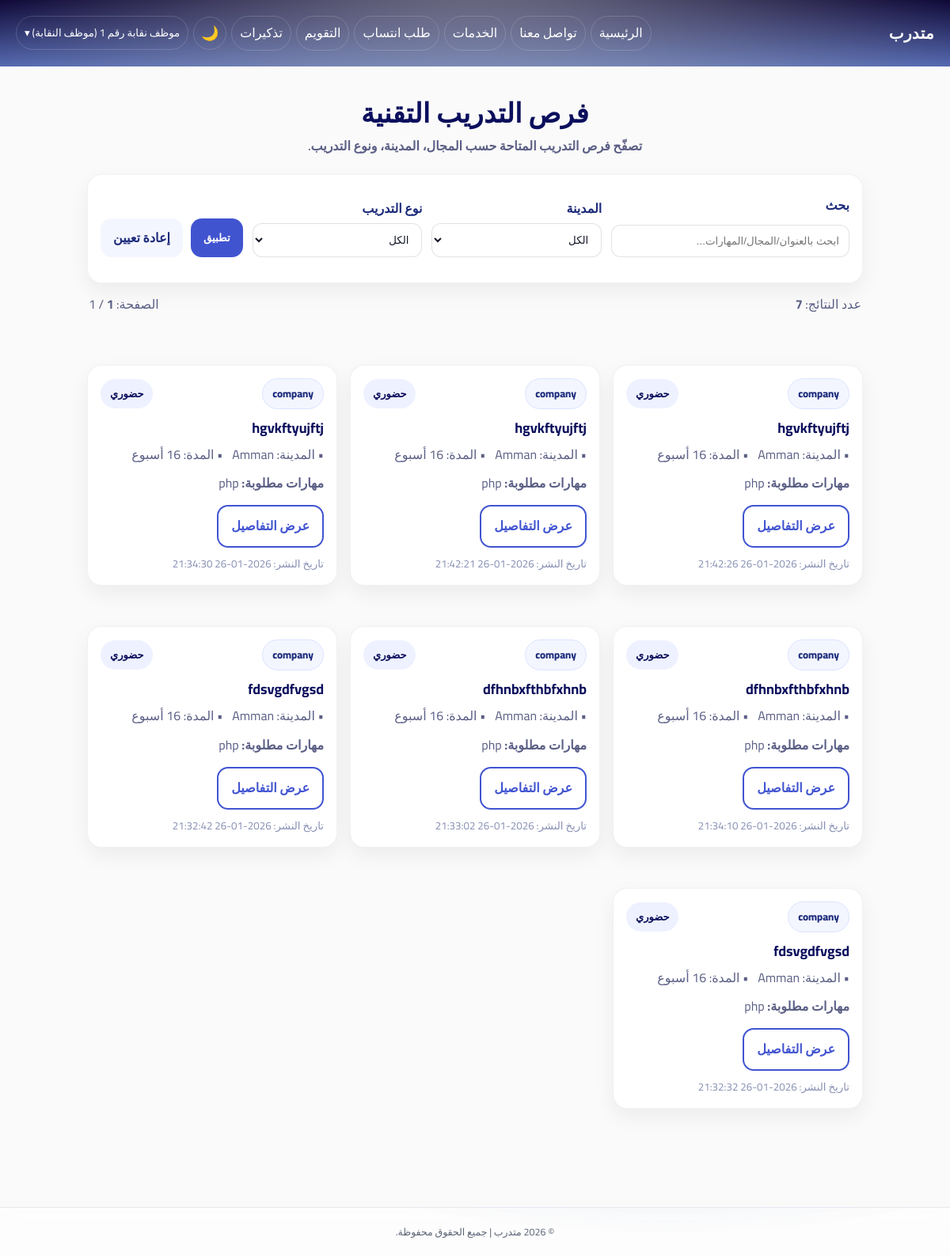
The app's page /specializations/it/it_internships_list.php (signed in) with its own data.
### tables this page shows
CREATE TABLE `it_internships` (
  `internship_id` int(11) NOT NULL,
  `provider_user_id` int(11) NOT NULL,
  `title` varchar(200) NOT NULL,
  `description` text NOT NULL,
  `field` varchar(100) DEFAULT NULL,
  `internship_type` enum('onsite','remote','hybrid') NOT NULL DEFAULT 'onsite',
  `city` varchar(100) DEFAULT NULL,
  `country` varchar(100) DEFAULT NULL,
  `duration_weeks` smallint(6) DEFAULT NULL,
  `start_date` date DEFAULT NULL,
  `end_date` date DEFAULT NULL,
  `required_skills` text DEFAULT NULL,
  `seats` smallint(6) DEFAULT 1,
  `status` enum('draft','published','closed') NOT NULL DEFAULT 'published',
  `published_at` datetime DEFAULT current_timestamp(),
  `created_at` datetime NOT NULL DEFAULT current_timestamp(),
  `updated_at` datetime NOT NULL DEFAULT current_timestamp() ON UPDATE current_timestamp()
);

CREATE TABLE `it_providers` (
  `user_id` int(11) NOT NULL,
  `company_name` varchar(200) NOT NULL,
  `company_registration_no` varchar(50) DEFAULT NULL,
  `website` varchar(255) DEFAULT NULL,
  `description` text DEFAULT NULL,
  `city` varchar(100) DEFAULT NULL,
  `country` varchar(100) DEFAULT NULL,
  `created_at` datetime NOT NULL DEFAULT current_timestamp(),
  `updated_at` datetime NOT NULL DEFAULT current_timestamp() ON UPDATE current_timestamp()
);

### includes/theme_init.php (called while the page is built, shortened)
<?php
$theme = $_SESSION['site_theme'] ?? ($_COOKIE['site_theme'] ?? 'light');
$theme = ($theme === 'dark') ? 'dark' : 'light';
?>

### specializations/it/it_internships_list.php (the view, shortened to what this page needs)
<?php
require_once __DIR__ . '/../../includes/theme_init.php';
  include("../../includes/header.php");
$q    = trim($_GET['q'] ?? '');
$page = max(1, (int)($_GET['page'] ?? 1));
$perPage = 9;
$offset = ($page - 1) * $perPage;
$where = [];
$params = [];
$where[] = "i.status = 'published'";
$whereSql = "WHERE " . implode(" AND ", $where);
$stmtCount = $pdo->prepare("
    SELECT COUNT(*)
    FROM it_internships i
    JOIN it_providers p ON p.user_id = i.provider_user_id
    $whereSql
");
$stmtCount->execute($params);
$total = (int)$stmtCount->fetchColumn();
$totalPages = max(1, (int)ceil($total / $perPage));
$stmt = $pdo->prepare("
    SELECT
      i.internship_id,
      i.title,
      i.field,
      i.internship_type,
      i.city,
      i.country,
      i.duration_weeks,
      i.start_date,
      i.end_date,
      i.required_skills,
      i.published_at,
      p.company_name
    FROM it_internships i
    JOIN it_providers p ON p.user_id = i.provider_user_id
    $whereSql
    ORDER BY i.published_at DESC, i.internship_id DESC
    LIMIT $perPage OFFSET $offset
");
$stmt->execute($params);
$rows = $stmt->fetchAll(PDO::FETCH_ASSOC);
?>
<!DOCTYPE html>
<html lang="ar" dir="rtl">
<head>
  <link rel="stylesheet" href="../assets/css/style.css">
</head>
<body data-theme="<?= htmlspecialchars($theme) ?>">
<main class="page-shell">
  <header class="page-head">
    <h1 class="page-title">فرص التدريب التقنية</h1>
    <p class="page-subtitle">تصفّح فرص التدريب المتاحة حسب المجال، المدينة، ونوع التدريب.</p>
  </header>
  <section class="filters-card">
    <form method="GET" class="filters-grid">
      <div class="filters-field">
        <label for="q">بحث</label>
        <input type="text" id="q" name="q" value="<?= htmlspecialchars($q) ?>" placeholder="ابحث بالعنوان/المجال/المهارات...">
      </div>
      <div class="filters-field">
        <label for="city">المدينة</label>
        <select id="city" name="city">
          <option value="">الكل</option>
        </select>
      </div>
      <div class="filters-field">
        <label for="type">نوع التدريب</label>
        <select id="type" name="type">
          <option value="">الكل</option>
        </select>
      </div>
      <div class="filters-actions">
        <button class="btn btn-primary" type="submit">تطبيق</button>
        <a class="btn btn-ghost" href="it_internships_list.php">إعادة تعيين</a>
      </div>
    </form>
  </section>
  <div class="results-meta">
    <span>عدد النتائج: <strong><?= $total ?></strong></span>
    <span>الصفحة: <strong><?= $page ?></strong> / <?= $totalPages ?></span>
  </div>
  <section class="cards-grid">
    <?php if (empty($rows)): ?>
      <div class="empty-state">
        لا توجد فرص مطابقة للبحث الحالي.
      </div>
    <?php else: ?>
      <?php foreach ($rows as $r): ?>
        <article class="card">
          <div class="card-top">
            <span class="pill"><?= htmlspecialchars($r['company_name']) ?></span>
            <span class="type-badge">
              <?php
                $t = $r['internship_type'];
                echo ($t === 'remote' ? 'عن بُعد' : ($t === 'hybrid' ? 'هجين' : 'حضوري'));
              ?>
            </span>
          </div>
          <h3 class="card-title"><?= htmlspecialchars($r['title']) ?></h3>
          <p class="card-meta">
            <?php if (!empty($r['city'])): ?>
              <span>• المدينة: <?= htmlspecialchars($r['city']) ?></span>
            <?php endif; ?>
            <?php if (!empty($r['duration_weeks'])): ?>
              <span>• المدة: <?= (int)$r['duration_weeks'] ?> أسبوع</span>
            <?php endif; ?>
          </p>
          <?php if (!empty($r['required_skills'])): ?>
            <p class="card-skills">
              <strong>مهارات مطلوبة:</strong>
              <?= htmlspecialchars(mb_strimwidth($r['required_skills'], 0, 120, '...')) ?>
            </p>
          <?php endif; ?>
          <div class="card-actions">
            <a class="btn btn-outline" href="it_internship_view.php?id=<?= (int)$r['internship_id'] ?>">عرض التفاصيل</a>
          </div>
          <div class="card-foot">
            <small>تاريخ النشر: <?= htmlspecialchars($r['published_at']) ?></small>
          </div>
        </article>
      <?php endforeach; ?>
    <?php endif; ?>
  </section>
</main>
<?php include("../../includes/footer.php"); ?>
</body>
</html>

### assets/css/style.css (style rules this page uses)
section { padding: 34px 0; }
label { display: block; margin-bottom: 6px; font-weight: 700; color: var(--ink); }
.btn-primary { background: var(--primary); }
.page-title { margin: 10px 0 14px; }
label { display:block;margin-top:10px }
input { width:100%;padding:9px;border:1px solid #ccc;border-radius:10px;margin-top:6px }
button { padding:10px 14px;border:0;border-radius:10px;background:#0077b6;color:#fff;cursor:pointer }
.card { margin-top:15px;background:#f8f9fa;border:1px solid #e6e6e6;padding:12px;border-radius:12px }
.pill { display:inline-block;padding:8px 12px;border-radius:999px;background:#f3f6ff;border:1px solid #dbe3ff;color:#0c005a;font-size:13px; }

### assets/css/lawyers.css (style rules this page uses)
.page-title { font-size: 34px; letter-spacing: .2px; margin: 0 0 6px; }
.page-subtitle { margin: 0; color: var(--muted); font-weight: 600; }
.filters-card { width: min(980px, 96vw); margin: 0 auto 18px; padding: 12px; background: rgba(255,255,255,0.72); border: 1px solid var(--border); border-radius: var(--radius); box-shadow: var(--shadow-sm); backdrop-filter: blur(10px); -webkit-backdrop-filter: blur(10px); }
.card-top { display: flex; align-items: center; gap: 12px; margin-bottom: 12px; }
.pill { display: inline-flex; align-items: center; justify-content: center; padding: 5px 10px; border-radius: 999px; font-size: 12px; font-weight: 800; border: 1px solid transparent; white-space: nowrap; }
.card-actions { margin-top: 12px; display: flex; align-items: center; justify-content: flex-start; }
.card-actions .btn { box-shadow: none; }

### assets/css/theme.css (style rules this page uses)
:root { --bg: #fafafa; --surface: #ffffff; --primary: #415f9d; --primary-700: #314a83; --primary-800: #283f74; --ink: #0c005a; --text: #141827; --muted: #5b6475; --border: #e6e8f0; --border-strong: #d5d8e2; --shadow: 0 10px 30px rgba(12, 0, 90, 0.10); --shadow-sm: 0 6px 18px rgba(12, 0, 90, 0.08); --success: #2d6a4f; --danger: #c1121f; --warning: #f59f00; --info: #0ea5e9; --radius: 16px; --radius-sm: 12px; --radius-xs: 10px; --header-h: 64px; --sidebar-w: 280px; --container: 1200px; --footer-h: 42px; }
* { box-sizing: border-box; }
html, body { height: 100%; }
body { margin: 0; font-family: 'Cairo', system-ui, -apple-system, 'Segoe UI', Arial, sans-serif; background: var(--bg); color: var(--text); direction: rtl; line-height: 1.6; min-height: 100vh; display: flex; flex-direction: column; }
a { color: inherit; text-decoration: none; }
h1, h2, h3, h4 { color: var(--ink); margin: 0 0 10px 0; line-height: 1.25; }
:where(input, select, textarea) { width: 100%; padding: 10px 12px; border-radius: var(--radius-xs); border: 1px solid var(--border-strong); background: var(--surface); color: var(--text); outline: none; }
:where(input, select, textarea):focus { border-color: rgba(65, 95, 157, 0.55); box-shadow: 0 0 0 4px rgba(65, 95, 157, 0.12); }
button { font-family: inherit; }
.btn, button { display: inline-flex; align-items: center; justify-content: center; gap: 8px; padding: 10px 14px; border-radius: var(--radius-xs); border: 1px solid transparent; background: var(--primary); color: #fff; cursor: pointer; transition: transform .08s ease, box-shadow .18s ease, background .18s ease, border-color .18s ease, opacity .18s ease; }
.card { background: var(--surface); border-radius: var(--radius); border: 1px solid var(--border); box-shadow: var(--shadow-sm); padding: 5px 20px; margin-bottom: 20px; }
:where(a, button, input, select, textarea):focus-visible { outline: 3px solid rgba(65, 95, 157, 0.35); outline-offset: 2px; }

### records on screen
it_internships: provider_user.company_name "company", internship_type "حضوري", title "hgvkftyujftj", city "Amman", required_skills "php", published_at "2026-01-26 21:42:26"
it_internships: provider_user.company_name "company", internship_type "حضوري", title "hgvkftyujftj", city "Amman", required_skills "php", published_at "2026-01-26 21:42:21"
it_internships: provider_user.company_name "company", internship_type "حضوري", title "hgvkftyujftj", city "Amman", required_skills "php", published_at "2026-01-26 21:34:30"
it_internships: provider_user.company_name "company", internship_type "حضوري", title "dfhnbxfthbfxhnb", city "Amman", required_skills "php", published_at "2026-01-26 21:34:10"
it_internships: provider_user.company_name "company", internship_type "حضوري", title "dfhnbxfthbfxhnb", city "Amman", required_skills "php", published_at "2026-01-26 21:33:02"
it_internships: provider_user.company_name "company", internship_type "حضوري", title "fdsvgdfvgsd", city "Amman", required_skills "php", published_at "2026-01-26 21:32:42"
it_internships: provider_user.company_name "company", internship_type "حضوري", title "fdsvgdfvgsd", city "Amman", required_skills "php", published_at "2026-01-26 21:32:32"

### other values on screen
$_SESSION['full_name'] "موظف نقابة رقم 1"
$role_ar "موظف النقابة"
$total "7"
$page "1"
$totalPages "1"
